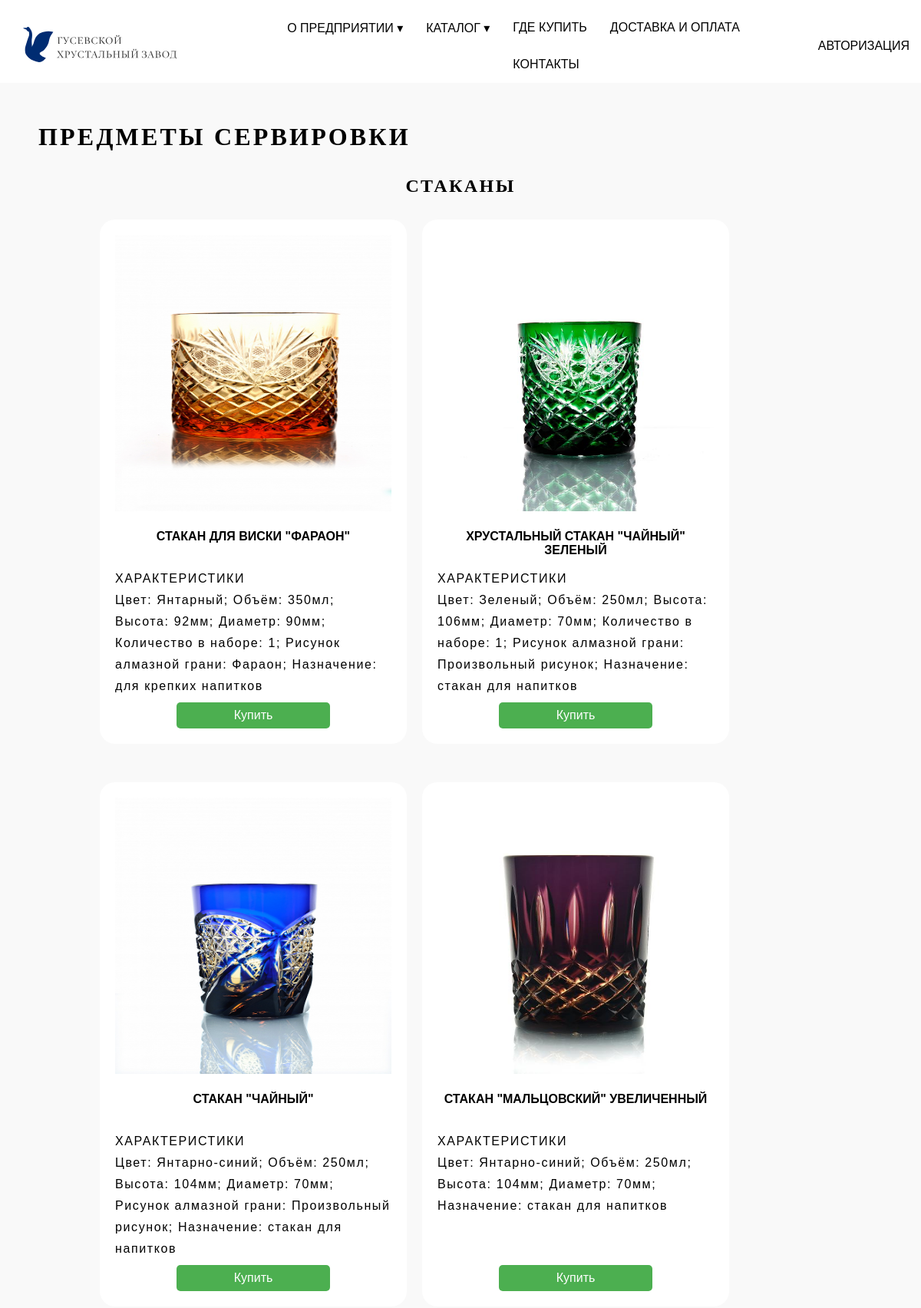
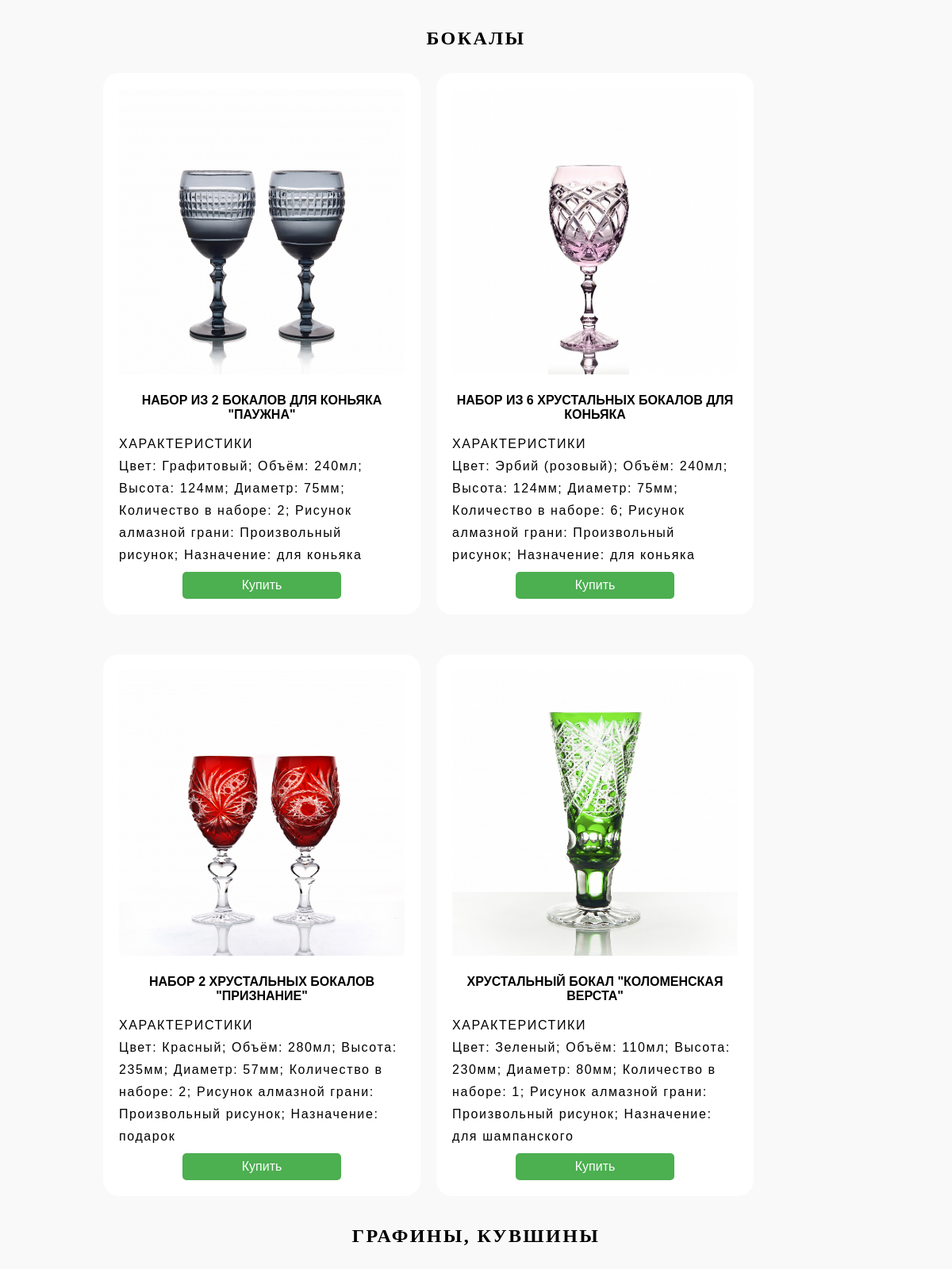
/catalog/predmety_serv (upper part), run on the app's committed database (2 pictures, top to bottom).
### tables this page shows
CREATE TABLE "tovary" (
	"id_tovara"	INTEGER NOT NULL UNIQUE,
	"image"	TEXT,
	"title"	TEXT,
	"type"	INTEGER,
	"color"	INTEGER,
	"drawing"	TEXT,
	"characterisrics"	TEXT,
	"appointment"	INTEGER,
	"price"	TEXT,
	PRIMARY KEY("id_tovara")
);

CREATE TABLE "colors" (
	"id"	INTEGER NOT NULL UNIQUE,
	"color"	TEXT,
	PRIMARY KEY("id" AUTOINCREMENT)
);

CREATE TABLE "appointments" (
	"id"	INTEGER NOT NULL UNIQUE,
	"title"	TEXT,
	PRIMARY KEY("id" AUTOINCREMENT)
);

### main.py (the view)
@app.route("/catalog/predmety_serv", methods=["POST", "GET"])
def predmety_serv():
    tovars = dbase.getCatalog()
    colors = dbase.getColors()
    appoint = dbase.getAppointment()
    if current_user.is_authenticated:
        if request.method == "POST":
            email_user = current_user.get_email()
            tovar_id = request.form['tovar_id']
            return redirect(request.args.get("next") or url_for('order', tovar_id=tovar_id))
        return render_template('predmety_serv.html', sing_in='ПРОФИЛЬ', catalog=tovars, color=colors, appoint=appoint)
    else:
        if request.method == "POST":
            return redirect('autorization')
        return render_template('predmety_serv.html', sing_in="АВТОРИЗАЦИЯ", catalog=tovars, color=colors, appoint=appoint)

### FDataBase.py (called while the page is built)
    def getCatalog(self):
        try:
            self.__cur.execute(f"SELECT * FROM tovary")
            res = self.__cur.fetchall()
            return res
        except sqlite3.Error as e:
            print("Ошибка получения данных из БД" + str(e))
        return []

    def getColors(self):
        try:
            self.__cur.execute(f"SELECT * FROM colors")
            res = self.__cur.fetchall()
            return res
        except sqlite3.Error as e:
            print("Ошибка получения данных из БД" + str(e))
        return []

    def getAppointment(self):
        try:
            self.__cur.execute(f"SELECT * FROM appointments")
            res = self.__cur.fetchall()
            return res
        except sqlite3.Error as e:
            print("Ошибка получения данных из БД" + str(e))
        return []

### main.py (called while the page is built)
def connect_db(): #подключение к бд
    conn = sqlite3.connect(app.config['DATABASE'])
    conn.row_factory = sqlite3.Row
    return conn

def get_db():# подклбчение к БД внутри запроса
    if not hasattr(g, 'link_db'):
        g.link_db = connect_db()
    return g.link_db

@app.before_request
def before_request():
    global dbase
    db = get_db()
    dbase = FDataBase(db)

### templates/predmety_serv.html (shortened to what this page needs)
<!DOCTYPE HTML>
<html lang="ru">
<head>
	<link rel="stylesheet" href="../../static/styles/menu.css">
	<link rel="stylesheet" href="../../static/styles/footer.css">
	<link rel="stylesheet" href="../../static/styles/catalog.css">
</head>
<body  style="background-color: #F9F9F9;">
	<header>
		<a href="../" class="logo"><img width="200" height="46" src="../../static/image/logotype.svg" alt="Гусевской хрустальный завод"></a>
		<nav>
			<ul>
				<li><a href="/about_us">О ПРЕДПРИЯТИИ &blacktriangledown;</a>
				</li>
				<li><a href="/catalog">КАТАЛОГ &blacktriangledown;</a>
				</li>
				<li><a href="/shops">ГДЕ КУПИТЬ</a></li>
				<li><a href="/oplata">ДОСТАВКА И ОПЛАТА</a></li>
				<li><a href="/contacts">КОНТАКТЫ</a></li>
			</ul>
		</nav>
		<nav style="position: relative; float: right;">
			<ul><li><a href="/autorization">{{ sing_in }}</a></li></ul>
		</nav>
	</header>
	<section style="padding: 50px;">
		<h2>ПРЕДМЕТЫ СЕРВИРОВКИ</h2>
		<h3>СТАКАНЫ</h3>
		<div class="catalog">
			<div class="card">
				<img class="card-img" src="{{ catalog[0][1] }}" alt="Товар номер 1">
				<div class="card-title"><strong>{{ catalog[0][2] }}</strong></div>
				<div class="card-sub">
					<p>ХАРАКТЕРИСТИКИ<br>
						{% for el in color %}
							{% if el[0] == catalog[0][4] %}
								Цвет: {{el[1]}};
							{% endif %}
						{% endfor %}
						{{ catalog[0][6] }}
						Рисунок алмазной грани: {{ catalog[0][5] }};
						{% for el in appoint %}
							{% if el[0] == catalog[0][7] %}
								Назначение: {{el[1]}}
							{% endif %}
						{% endfor %}
						</p>
				</div>
				<form action="" method="post" class="buy">
					<p style="text-align: center;"><input type="submit" value="Купить" /></p>
    			</form>
			</div>
			<div class="card">
				<img class="card-img" src="{{ catalog[2][1] }}" alt="Товар номер 3">
				<div class="card-title"><strong>{{ catalog[2][2] }}</strong></div>
				<div class="card-sub">
					<p>ХАРАКТЕРИСТИКИ<br>
						{% for el in color %}
							{% if el[0] == catalog[2][4] %}
								Цвет: {{el[1]}};
							{% endif %}
						{% endfor %}
						{{ catalog[2][6] }}
						Рисунок алмазной грани: {{ catalog[2][5] }};
						{% for el in appoint %}
							{% if el[0] == catalog[2][7] %}
								Назначение: {{el[1]}}
							{% endif %}
						{% endfor %}</p>
				</div>
				<form action="" method="post" class="buy">
					<p style="text-align: center;"><input type="submit" value="Купить" /></p>
    			</form>
			</div>
			<div class="card">
				<img class="card-img" src="{{ catalog[20][1] }}" alt="Товар номер 21">
				<div class="card-title"><strong>{{ catalog[20][2] }}</strong></div>
				<div class="card-sub">
					<p>ХАРАКТЕРИСТИКИ<br>
						{% for el in color %}
							{% if el[0] == catalog[20][4] %}
								Цвет: {{el[1]}};
							{% endif %}
						{% endfor %}
						{{ catalog[20][6] }}
						Рисунок алмазной грани: {{ catalog[20][5] }};
						{% for el in appoint %}
							{% if el[0] == catalog[20][7] %}
								Назначение: {{el[1]}}
							{% endif %}
						{% endfor %}</p>
				</div>
				<form action="" method="post" class="buy">
					<p style="text-align: center;"><input type="submit" value="Купить" /></p>
    			</form>
			</div>
			<div class="card">
				<img class="card-img" src="{{ catalog[21][1] }}" alt="Товар номер 22">
				<div class="card-title"><strong>{{ catalog[21][2] }}</strong></div>
				<div class="card-sub">
					<p>ХАРАКТЕРИСТИКИ<br>
						{% for el in color %}
							{% if el[0] == catalog[20][4] %}
								Цвет: {{el[1]}};
							{% endif %}
						{% endfor %}
						{{ catalog[20][6] }}
						{% for el in appoint %}
							{% if el[0] == catalog[20][7] %}
								Назначение: {{el[1]}}
							{% endif %}
						{% endfor %}</p>
				</div>
				<form action="" method="post" class="buy">
					<p style="text-align: center;"><input type="submit" value="Купить" /></p>
    			</form>
			</div>
		</div>
		<h3>БОКАЛЫ</h3>
		<div class="catalog">
			<div class="card">
				<img class="card-img" src="{{ catalog[12][1] }}" alt="Товар номер 13">
				<div class="card-title"><strong>{{ catalog[12][2] }}</strong></div>
				<div class="card-sub">
					<p>ХАРАКТЕРИСТИКИ<br>
						{% for el in color %}
							{% if el[0] == catalog[12][4] %}
								Цвет: {{el[1]}};
							{% endif %}
						{% endfor %}
						{{ catalog[12][6] }}
						Рисунок алмазной грани: {{ catalog[12][5] }};
						{% for el in appoint %}
							{% if el[0] == catalog[12][7] %}
								Назначение: {{el[1]}}
							{% endif %}
						{% endfor %}</p>
				</div>
				<form action="" method="post" class="buy">
					<p style="text-align: center;"><input type="submit" value="Купить" /></p>
    			</form>
			</div>
			<div class="card">
				<img class="card-img" src="{{ catalog[3][1] }}" alt="Товар номер 4">
				<div class="card-title"><strong>{{ catalog[3][2] }}</strong></div>
				<div class="card-sub">
					<p>ХАРАКТЕРИСТИКИ<br>
						{% for el in color %}
							{% if el[0] == catalog[3][4] %}
								Цвет: {{el[1]}};
							{% endif %}
						{% endfor %}
						{{ catalog[3][6] }}
						Рисунок алмазной грани: {{ catalog[3][5] }};
						{% for el in appoint %}
							{% if el[0] == catalog[3][7] %}
								Назначение: {{el[1]}}
							{% endif %}
						{% endfor %}</p>
				</div>
				<form action="" method="post" class="buy">
					<p style="text-align: center;"><input type="submit" value="Купить" /></p>
    			</form>
			</div>
			<div class="card">
				<img class="card-img" src="{{ catalog[22][1] }}" alt="Товар номер 23">
				<div class="card-title"><strong>{{ catalog[22][2] }}</strong></div>
				<div class="card-sub">
					<p>ХАРАКТЕРИСТИКИ<br>
						{% for el in color %}
							{% if el[0] == catalog[22][4] %}
								Цвет: {{el[1]}};
							{% endif %}
						{% endfor %}
						{{ catalog[22][6] }}
						Рисунок алмазной грани: {{ catalog[22][5] }};
						{% for el in appoint %}
							{% if el[0] == catalog[22][7] %}
								Назначение: {{el[1]}}
							{% endif %}
						{% endfor %}</p>
				</div>
				<form action="" method="post" class="buy">
					<p style="text-align: center;"><input type="submit" value="Купить" /></p>
    			</form>
			</div>
			<div class="card">
				<img class="card-img" src="{{ catalog[23][1] }}" alt="Товар номер 24">
				<div class="card-title"><strong>{{ catalog[23][2] }}</strong></div>
				<div class="card-sub">
					<p>ХАРАКТЕРИСТИКИ<br>
						{% for el in color %}
							{% if el[0] == catalog[23][4] %}
								Цвет: {{el[1]}};
							{% endif %}
						{% endfor %}
						{{ catalog[23][6] }}
						Рисунок алмазной грани: {{ catalog[23][5] }};
						{% for el in appoint %}
							{% if el[0] == catalog[23][7] %}
								Назначение: {{el[1]}}
							{% endif %}
						{% endfor %}</p>
				</div>
				<form action="" method="post" class="buy">
					<p style="text-align: center;"><input type="submit" value="Купить" /></p>
    			</form>
			</div>
		</div>
		<h3>ГРАФИНЫ, КУВШИНЫ</h3>
	</section>
</body>
</html>

### static/styles/menu.css (style rules this page uses)
* { margin: 0; padding: 0; box-sizing: border-box; font-family: sans-serif; list-style: none; text-decoration: none; }
nav ul { width: 100%; }
header .logo { width: 20%; margin-right: 70px; margin-left: 30px; }
header nav { padding-left: 50px; }
header { top: 0; left: 0; right: 0; background: #fff; display: flex; align-items: center; padding-top: 12px; }
header nav ul li { position: relative; float: left; }
header nav ul li a { padding: 15px; color: #000; font-size: 16px; display: block; }

### static/styles/catalog.css (style rules this page uses)
section h2 { font-size: 2.5rem; line-height: 3.375rem; font-family: "Cormorant",serif; font-weight: 600; font-size: 2rem; line-height: 2.5rem; letter-spacing: .1em; text-transform: uppercase; margin-bottom: 1.5rem; }
section h3 { font-family: "Cormorant",serif; font-weight: 600; font-size: 1.5rem; line-height: 2.5rem; letter-spacing: .1em; text-transform: uppercase; margin-bottom: 1.5rem; text-align: center; }
.card-img { width: 360px; height: 360px; }
.card { background: #fff; width: 400px; height: auto; border-radius: 20px; padding: 20px; margin-bottom: 30px; }
.catalog { display: grid; grid-gap: 20px; grid-template-columns: repeat(auto-fit, 400px); grid-template-rows: repeat(auto-fit, auto); padding-left: 80px; }
.card-title { margin-top: 20px; font-weight: 500; text-align: center; height: 30px; }
.card-sub { margin-top: 20px; height: 175px; }
.card-sub p { font-size: 1rem; line-height: 1.75rem; letter-spacing: .1em; margin-bottom: 1rem; }
.buy input[type="submit"] { width: 200px; padding: 8px; border-radius: 5px; border: none; background-color: #4CAF50; color: white; font-size: 16px; cursor: pointer; }

### data on the page
tovary: image (picture), title "СТАКАН ДЛЯ ВИСКИ \"ФАРАОН\"", characterisrics "Объём: 350мл; Высота: 92мм; Диаметр: 90мм; Количество в наборе: 1;", drawing "Фараон"
colors: color "Янтарный"
appointments: title "для крепких напитков"
tovary: image (picture), title "ХРУСТАЛЬНЫЙ СТАКАН \"ЧАЙНЫЙ\" ЗЕЛЕНЫЙ", characterisrics "Объём: 250мл; Высота: 106мм; Диаметр: 70мм; Количество в наборе: 1;", drawing "Произвольный рисунок"
colors: color "Зеленый"
appointments: title "стакан для напитков"
tovary: image (picture), title "СТАКАН \"ЧАЙНЫЙ\"", characterisrics "Объём: 250мл; Высота: 104мм; Диаметр: 70мм;", drawing "Произвольный рисунок"
colors: color "Янтарно-синий"
tovary: image (picture), title "СТАКАН \"МАЛЬЦОВСКИЙ\" УВЕЛИЧЕННЫЙ"
tovary: image (picture), title "НАБОР ИЗ 2 БОКАЛОВ ДЛЯ КОНЬЯКА \"ПАУЖНА\"", characterisrics "Объём: 240мл; Высота: 124мм; Диаметр: 75мм; Количество в наборе: 2;", drawing "Произвольный рисунок"
colors: color "Графитовый"
appointments: title "для коньяка"
tovary: image (picture), title "НАБОР ИЗ 6 ХРУСТАЛЬНЫХ БОКАЛОВ ДЛЯ КОНЬЯКА", characterisrics "Объём: 240мл; Высота: 124мм; Диаметр: 75мм; Количество в наборе: 6;", drawing "Произвольный рисунок"
colors: color "Эрбий (розовый)"
tovary: image (picture), title "НАБОР 2 ХРУСТАЛЬНЫХ БОКАЛОВ \"ПРИЗНАНИЕ\"", characterisrics "Объём: 280мл; Высота: 235мм; Диаметр: 57мм; Количество в наборе: 2;", drawing "Произвольный рисунок"
colors: color "Красный"
appointments: title "подарок"
tovary: image (picture), title "ХРУСТАЛЬНЫЙ БОКАЛ \"КОЛОМЕНСКАЯ ВЕРСТА\"", characterisrics "Объём: 110мл; Высота: 230мм; Диаметр: 80мм; Количество в наборе: 1;", drawing "Произвольный рисунок"
appointments: title "для шампанского"

### other printed values
{{ sing_in }} "АВТОРИЗАЦИЯ"
